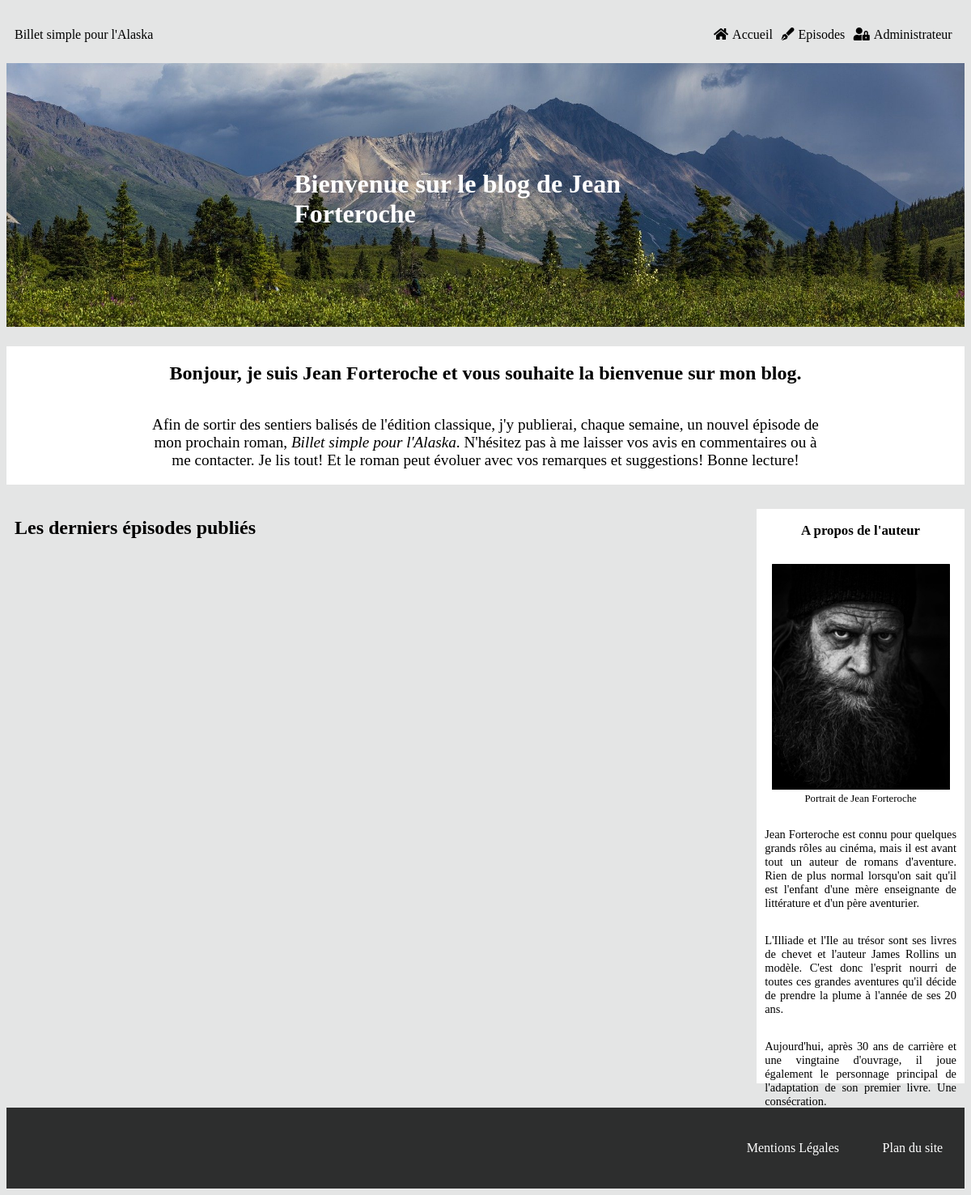
Before: / with the older database file.
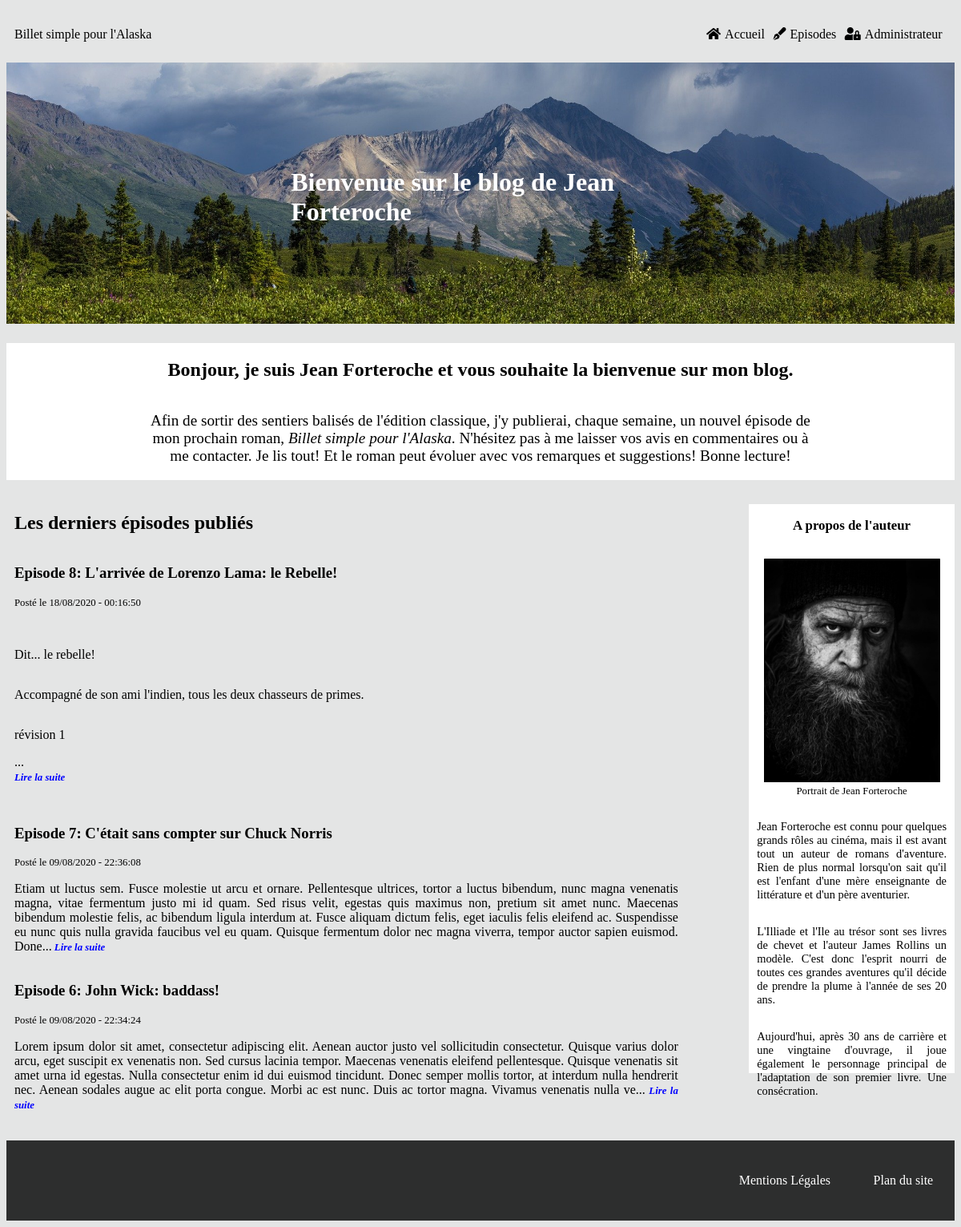
After: the same page with the newer database file.
### tables this page shows
CREATE TABLE IF NOT EXISTS `episodes` (
  `episode_id` tinyint(11) NOT NULL AUTO_INCREMENT,
  `numero_episode` tinyint(11) NOT NULL,
  `episode_title` char(255) NOT NULL,
  `episode_content` longtext NOT NULL,
  `episode_date` datetime NOT NULL DEFAULT CURRENT_TIMESTAMP,
  `episode_status` int(1) NOT NULL,
  PRIMARY KEY (`episode_id`),
  UNIQUE KEY `unicite` (`numero_episode`) USING BTREE
);

### src/View/View.php (called while the page is built, shortened)
<?php
class View
{
    public function display(array $data, string $template, string $layout) : void
    {
        require_once($template);
        $content = ob_get_clean();
        require_once($layout);
    }
}

### src/Controller/FrontOffice/PostController.php (called while the page is built, shortened)
<?php
class PostController
{
    private $postManager;
    private $view;
    private $layout;
    private $frontTemplate;
    public function __construct(PostManager $postManager, View $view, CommentManager $commentManager)
    {
        $this->postManager = $postManager;
        $this->view = $view;
        $this->frontTemplate = '../templates/frontOffice/';
        $this->layout = '../templates/frontOffice/layout.html.php';
    }
    public function displayHome() : void
    {
        $data = $this->postManager->getThreeEpisodes();
        $template = $this->frontTemplate.'home.html.php';
        $this->view->display($data, $template, $this->layout);
    }
}

### public/index.php (called while the page is built, shortened)
<?php
$router = new Router();
$router->run();

### src/Model/PostManager.php (called while the page is built, shortened)
<?php
class PostManager
{
    private $database;
    public function __construct(\PDO $database)
    {
        $this->database = $database;
    }
    public function getThreeEpisodes() : array
    {
        $request = $this->database->prepare("SELECT *, substring(episode_content, 1, 500) AS episode_content, DATE_FORMAT(episode_date, '%d/%m/%Y - %H:%i:%s') AS episode_date
            FROM episodes
            WHERE episode_status = 1
            ORDER BY numero_episode
            DESC LIMIT 0, 3");
        $request->execute();
        return $request->fetchAll();
    }
}

### Templates/Frontoffice/home.html.php (the view)
<h2>Les derniers épisodes publiés</h2>
<?php foreach ($data as $entry) {?>
    <article>
        <a href='index.php?action=post&id=<?=$entry['episode_id']?>'>
            <h3 class='episode_title'>Episode <?=$entry['numero_episode']?>: <?=$entry['episode_title']?></h3>
        </a>
        <span class='post_date'>Posté le <?=$entry['episode_date']?></span>
        <p><?=$entry['episode_content']?>...<span id='read_next'><a href="index.php?action=post&id=<?=$entry['episode_id']?>"> Lire la suite</a></span></p>
    </article>
<?php
}?>

### src/Service/Router.php (shortened to what this page needs)
<?php
class Router
{
    private $postController;
    private $get;
    public function __construct()
    {
        $this->database = new Database();
        $this->postManager = new PostManager($this->database);
        $this->commentManager = new CommentManager($this->database);
        $this->view = new View();
        $this->postController = new PostController($this->postManager, $this->view, $this->commentManager);
        $this->get = $_GET;
    }
    public function run(): void
    {
        $test = isset($this->get['action']);
        if (!$test) {
            $this->get['action'] = 'get_home';
        }
        switch ($this->get['action']) {
            case 'get_home':
                $this->postController->displayHome();
            break;
        }
    }
}

### Templates/Frontoffice/layout.html.php (shortened to what this page needs)
<!DOCTYPE html>
<html lang="fr">
	<head>
		<link rel="stylesheet" type="text/css" href="/css/style.css" />
		<link rel="stylesheet" href="/fontawesome/css/all.css" />
	</head>
	<body>
		<header>
			<div class="headband">
				<a class="logo" href="index.php">Billet simple pour l'Alaska</a>
				<nav class='front_nav'>
					<div class="menu_container">
						<ul class="menu">
							<li><a href="index.php"><i class="fas fa-home"></i>Accueil</a></li>
							<li><a href="index.php?action=get_all&page=1"><i class="fas fa-pen-fancy"></i>Episodes</a></li>
							<li><a href="index.php?action=backoffice"><i class="fas fa-user-lock"></i>Administrateur</a></li>
						</ul>
					</div>
				</nav>
			</div>
			<img class="header_img" src="/images/landscape_01.jpg" alt="aurore boréale en alaska" />
			<h1>Bienvenue sur le blog de Jean Forteroche</h1>
		</header>
		<section class="welcoming_text">
			<h2>Bonjour, je suis Jean Forteroche et vous souhaite la bienvenue sur mon blog.</h2>
			<p>Afin de sortir des sentiers balisés de l'édition classique, j'y publierai, chaque semaine, un nouvel épisode de mon prochain roman,
				<span id="titre">Billet simple pour l'Alaska</span>.
				N'hésitez pas à me laisser vos avis en commentaires ou à me contacter. Je lis tout! Et le roman peut évoluer avec vos remarques et suggestions!
				Bonne lecture!
			</p>
		</section>
		<div class='front_content'>
			<section class="episodes_and_comments">
			<?=$content?>
			</section>
			<aside class="about_me">
				<h3>A propos de l'auteur</h3>
				<figure>
					<img class="portrait" src="/images/portrait.jpg" alt="Portrait de Jean Forteroche" />
					<figcaption>Portrait de Jean Forteroche</figcaption>
				</figure>
				<p>Jean Forteroche est connu pour quelques grands rôles au cinéma, mais il est avant tout un auteur de romans d'aventure.
					Rien de plus normal lorsqu'on sait qu'il est l'enfant d'une mère enseignante de littérature et d'un père aventurier.</p>
				<p>L'Illiade et l'Ile au trésor sont ses livres de chevet et l'auteur James Rollins un modèle. C'est donc l'esprit nourri de toutes
					ces grandes aventures qu'il décide de prendre la plume à l'année de ses 20 ans.</p>
				<p>Aujourd'hui, après 30 ans de carrière et une vingtaine d'ouvrage, il joue également le personnage principal de l'adaptation de son premier livre. Une consécration.</p>
			</aside>
		</div>
		<footer>
			<div class="footer_links">
				<a href="mentions.html">Mentions Légales</a>
				<a href="site_plan.html">Plan du site</a>
			</div>
		</footer>
	</body>
</html>

### public/css/style.css (style rules this page uses)
html { font-family: aileron; background-color: #e4e5e5; }
a { text-decoration: none; color: black; }
header { position: relative; }
.header_img { width: 100%; }
.headband { display: flex; width: 100%; height: 70px; justify-content: space-between; align-items: center; }
.logo { padding-left: 10px; }
.front_nav { width: 30%; }
.menu { box-sizing: border-box; padding-right: 10px; display: flex; justify-content: space-around; list-style-type: none; }
.menu li i { margin-right: 5px; }
#titre { font-style: italic; }
header h1 { width: 40%; height: 10%; font-size: 2rem; position: absolute; left: 30%; top: 45%; font-weight: bold; color: white; }
.welcoming_text { width: 100%; margin-top: 20px; display: flex; flex-direction: column; align-items: center; background-color: white; }
.welcoming_text p { width: 70%; font-size: 1.2rem; text-align: center; }
.front_content { width: 100%; height: 100%; margin-top: 10px; display: flex; justify-content: space-between; }
.about_me { width: 20%; margin-left: 20px; margin-top: 20px; margin-bottom: 20px; height: 700px; padding: 10px; padding-top: 0; text-align: justify; font-size: 0.9rem; display: flex; flex-direction: column; align-items: center; background-color: white; }
.portrait { width: 220px; }
figcaption { text-align: center; font-size: 0.8rem; }
.episodes_and_comments { height: 100%; width: 70%; padding: 10px; display: flex; flex-direction: column; }
.post_date { font-size: 0.8rem; }
article { display: flex; flex-direction: column; }
article p { text-align: justify; }
footer { margin-top: 10px; width: 100%; height: 100px; background-color: rgba(0, 0, 0, 0.8); display: flex; align-items: center; justify-content: right; }
.footer_links { width: 25%; display: flex; justify-content: space-around; }
.footer_links a { color: white; }
#read_next > a { font-size: 0.8rem; font-style: italic; font-weight: bold; color: blue; }

Changed rows visible on the page:
added episodes: numero_episode "8", episode_title "L'arrivée de Lorenzo Lama: le Rebelle!", episode_date "18/08/2020 - 00:16:50", episode_content "Dit... le rebelle! Accompagné de son ami l'indien, tous les deux chasseurs de primes. révision 1"
added episodes: numero_episode "7", episode_title "C'était sans compter sur Chuck Norris", episode_date "09/08/2020 - 22:36:08", episode_content "Etiam ut luctus sem. Fusce molestie ut arcu et ornare. Pellentesque ultrices, tortor a luctus bibendum, nunc magna venenatis magna, vitae fermentum justo mi id quam. Sed risus velit, egestas quis maximus non, pretium sit amet nunc. Maecenas bibendum molestie felis, ac bibendum ligula interdum at. Fusce aliquam dictum felis, eget iaculis felis eleifend ac. Suspendisse eu nunc quis nulla gravida faucibus vel eu quam. Quisque fermentum dolor nec magna viverra, tempor auctor sapien euismod. Done"
added episodes: numero_episode "6", episode_title "John Wick: baddass!", episode_date "09/08/2020 - 22:34:24", episode_content "Lorem ipsum dolor sit amet, consectetur adipiscing elit. Aenean auctor justo vel sollicitudin consectetur. Quisque varius dolor arcu, eget suscipit ex venenatis non. Sed cursus lacinia tempor. Maecenas venenatis eleifend pellentesque. Quisque venenatis sit amet urna id egestas. Nulla consectetur enim id dui euismod tincidunt. Donec semper mollis tortor, at interdum nulla hendrerit nec. Aenean sodales augue ac elit porta congue. Morbi ac est nunc. Duis ac tortor magna. Vivamus venenatis nulla ve"
